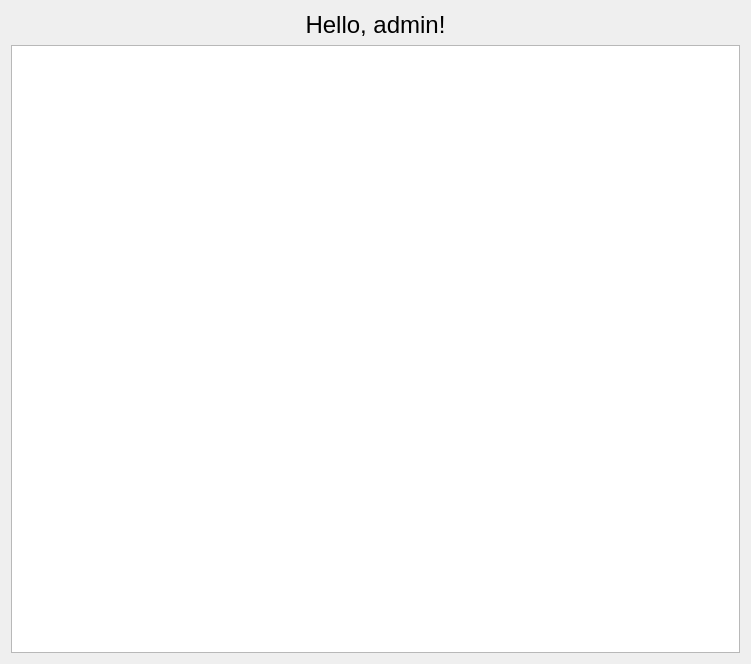
<?xml version="1.0" encoding="UTF-8"?>
<ui version="4.0">
 <class>AdminMenuClass</class>
 <widget class="QWidget" name="AdminMenuClass">
  <property name="geometry">
   <rect>
    <x>0</x>
    <y>0</y>
    <width>751</width>
    <height>664</height>
   </rect>
  </property>
  <property name="windowTitle">
   <string>Admin Menu</string>
  </property>
  <layout class="QVBoxLayout" name="verticalLayout">
   <item>
    <widget class="QLabel" name="label">
     <property name="font">
      <font>
       <pointsize>18</pointsize>
      </font>
     </property>
     <property name="text">
      <string>Hello, admin!</string>
     </property>
     <property name="alignment">
      <set>Qt::AlignmentFlag::AlignCenter</set>
     </property>
    </widget>
   </item>
   <item>
    <widget class="QListWidget" name="users"/>
   </item>
  </layout>
 </widget>
 <layoutdefault spacing="6" margin="11"/>
 <resources/>
 <connections/>
</ui>
